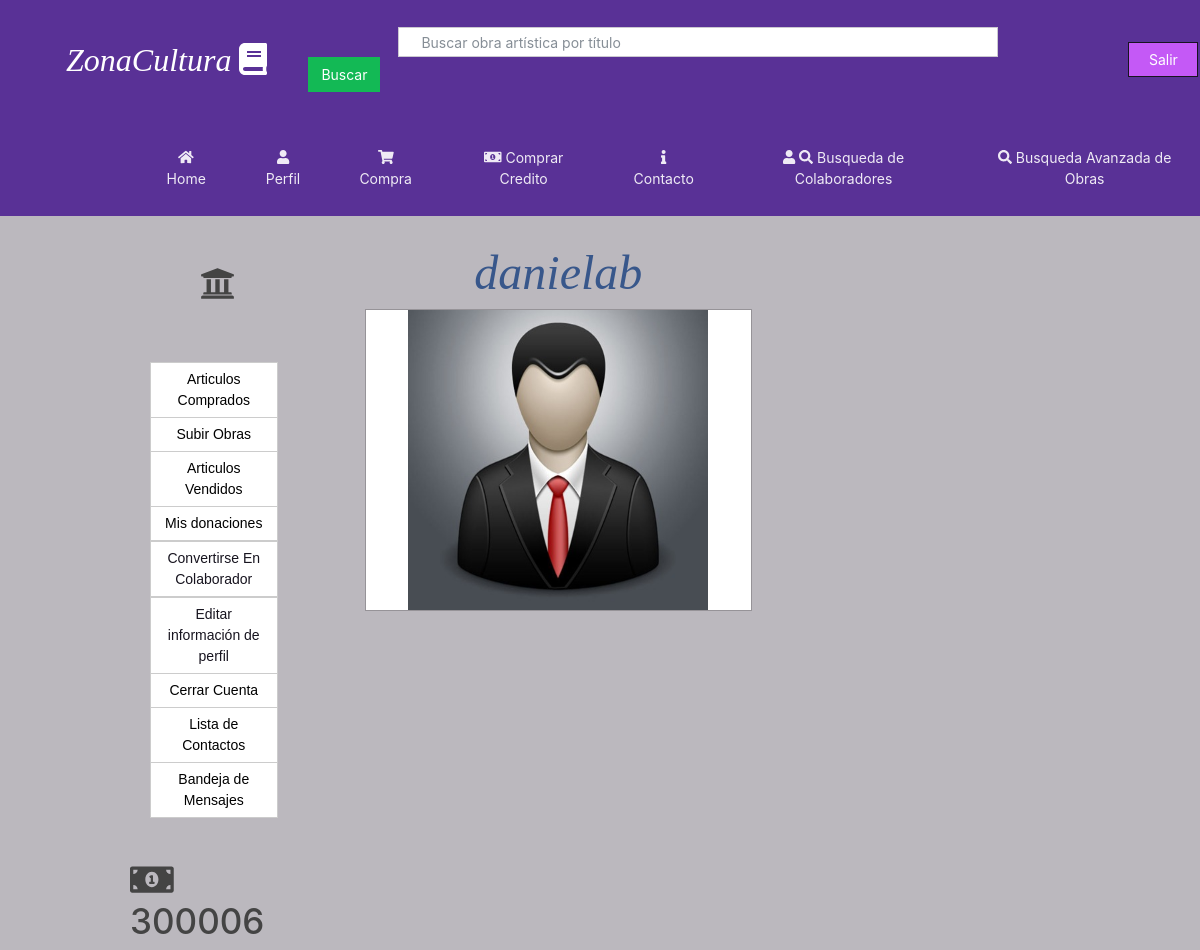
Before: /Perfil (signed in) with the older database file.
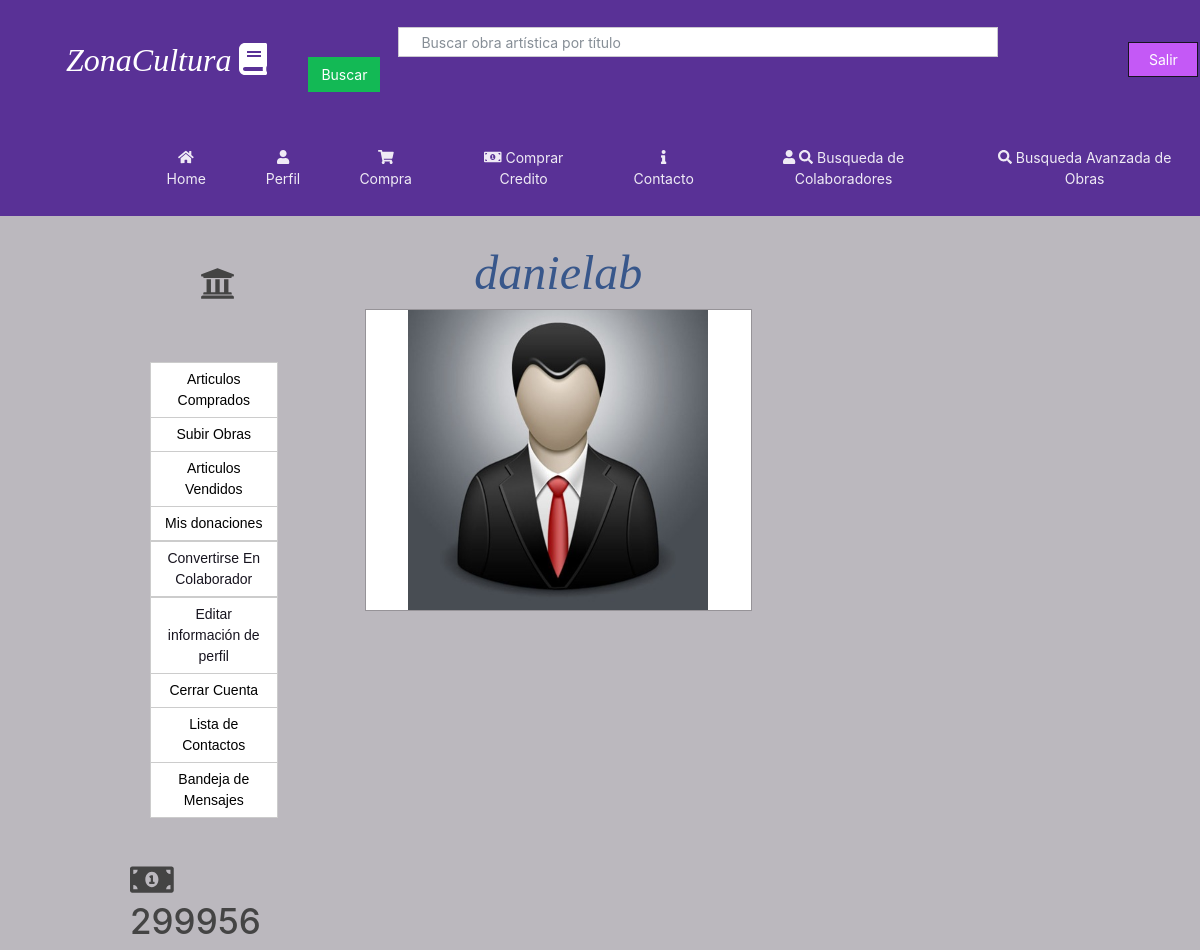
After: the same page with the newer database file.
### homePage/models.py (models this page shows, shortened)
class infousuario(models.Model):
	cuantaCerrada=models.BooleanField(default=False)
	tieneCuentaActivada=models.BooleanField(default=True)
	balance= models.IntegerField(default=0,validators=[MinValueValidator(50)])
	user= models.OneToOneField (User,on_delete=models.CASCADE)
	descripcion=models.TextField(max_length=130, default="",blank=True, null=True)
	aficiones= models.ForeignKey(competencias,on_delete=models.CASCADE,null=True)
	es_CreadorDeContenido= models.BooleanField(default=False)
	profile_img=models.ImageField(upload_to='images/profile/',default='images/profile/perfilb.jpg',null=False,blank=False)
	es_Colaborador= models.BooleanField(default=False)
	numeroTelefono=models.PositiveIntegerField(blank=True, null=True, validators=[MinValueValidator(1000000),MaxValueValidator(9999999999)])

### homePage/views.py (the view)
# urls.py: url(r'^Perfil$',views.perfil_view,name='perfil'),
@login_required(login_url='/')
def perfil_view(request):
	user=infousuario.objects.get(user=request.user)
	if request.GET.get('Salir'):
		logout(request)
		return redirect('/')
	if request.GET.get('serColaborador'):
		print('entro')
		user.es_Colaborador= True
		user.save()
		return redirect('/Perfil')
	if request.GET.get('editarperfil'):
		return redirect('/EditarUsuario')
	if request.GET.get('NoserColaborador'):
		user.es_Colaborador= False
		user.save()
		return redirect('/Perfil')
	if request.GET.get('Mensajes'):
		return redirect('/Contacto')
	if request.GET.get('Contacto'):
		return redirect('/BandejaEntrada')
	if request.GET.get('cerrarcuenta'):
		return redirect('/CerrarCuenta')
	return render(request, 'PerfilPropio.html',{'user':user})

### homePage/templates/PerfilPropio.html (shortened to what this page needs)
{% extends 'plantillaGeneral.html' %}
{% block content %}
<div class="row">
      <div class="col col-3">
         <h1><i class="fas fa-university" id="lll"></i></h1>
          <div class="btn-group-vertical" data-toggle="buttons">
            <button type="button" class="btn btn-secondary"><a href="VistaComprados">Articulos Comprados</a></button>
            {% if user.es_CreadorDeContenido%}
            <button  class="btn btn-secondary"><a href="SubirObra">Subir Obras</a></button>
            <button  class="btn btn-secondary"><a href="VistaCompradores">Articulos Vendidos</a></button>
            <a href="VistaDonantes"><button  class="btn btn-secondary"><a href="VistaDonantes">Mis donaciones</a></button>
            {% endif %}
            <form method = "GET">
            {% if user.es_Colaborador == False%}
                  <button class="btn btn-secondary" type="submit"  value="Convertirse En Colaborador" name='serColaborador'>Convertirse En Colaborador</button>
            {%endif%}
             <button class="btn btn-secondary" type="submit"  value="editarperfil" name='editarperfil'>Editar información de perfil</button>
                        </form>
                <button class="btn btn-secondary" type="submit"  value="cerrarcuenta" name='cerrarcuenta'><a href="/CerrarCuenta">Cerrar Cuenta</a></button>
                <button class="btn btn-secondary" type="submit"  value="Contactos" name='Contacto'><a href="/Contacto">Lista de Contactos</a></button>
                  <button class="btn btn-secondary" type="submit"  value="Bandeja de Mensajes" name='Mensajes'><a href="/BandejaEntrada">Bandeja de Mensajes</a></button>
          </div>
          <form class="site-form" method="post">
            <h1 id="Credito"><i class="fas fa-money-bill-alt"></i>{{user.balance}}</h1>
          </form>
      </div>
      <div class="col col-6">
        <div class="modal-dialog text-center">
            <div class="col-sm-10 incio-section">
              <h1><em><font face="Trebuchet MS" size="7" color="38578B">{{user.user}}</font></em></h1>
              <div class="modal-content">
                <div class="col-12 user-img">
                  <img src="{{user.profile_img.url}}" id="imgp" width="300" height="300">
                </div>
              </div>
            </div>
      </div>
    </div>
  </div>
{% endblock %}

Changed rows visible on the page:
changed infousuario "danielab": balance "300006" → "299956"
